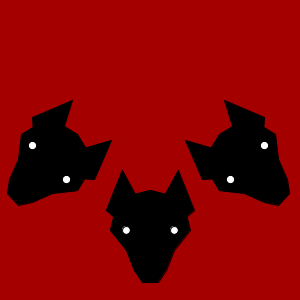
Frame 1 (no input)
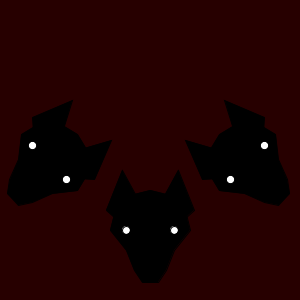
Frame 60 (the mouse pressed at the canvas centre just before this capture)
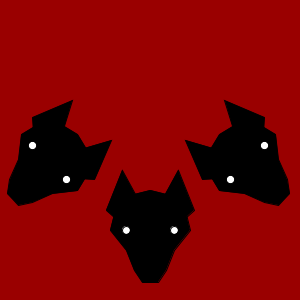
Frame 120 (the mouse held since frame 60 and released just before this capture)

The Processing sketch that drew these frames (run headless with seeded random() and noise(); from frame 60 on, the mouse is pressed at the canvas centre):

// Processing sketch: processing_73916
// ── processing_73916.pde

//globals
int x, y;
int scale = 3;
ArrayList coordinates = new ArrayList();

void setup() {
  size(300, 300);
  smooth(8);
}

void draw() {
  int red = (int) random(0,255);
  background(red,0,0);
  drawStamp(width/2, height/2+80, 4);
  pushMatrix();
  rotate(PI/4);
  drawStamp(width/2, height/2-70, 4);
  popMatrix();
  pushMatrix();
  rotate(-PI/4);
  drawStamp(width/2-90, height/2+140, 4);
  popMatrix();
}

void drawStamp(int x, int y, int scale) {
  fill(0);

  beginShape();
  vertex(x, y-10*scale);
  vertex(x+8*scale, y-8*scale);
  vertex(x+10*scale, y);
  vertex(x+6*scale, y+5*scale);
  vertex(x+4*scale, y+10*scale);
  vertex(x+2*scale, y+13*scale);
  //
  vertex(x-2*scale, y+13*scale);
  vertex(x-4*scale, y+10*scale);
  vertex(x-6*scale, y+5*scale);
  vertex(x-10*scale, y);
  vertex(x-8*scale, y-8*scale);
  vertex(x, y-10*scale);
  endShape(CLOSE);

  beginShape();
  vertex(x+2*scale, y-7*scale);
  vertex(x+1*scale, y-4*scale);
  vertex(x+7*scale, y-15*scale);
  vertex(x+11*scale, y-5*scale);
  vertex(x+2*scale, y+3*scale);
  endShape(CLOSE);

  beginShape();
  vertex(x-2*scale, y-7*scale);
  vertex(x-1*scale, y-4*scale);
  vertex(x-7*scale, y-15*scale);
  vertex(x-11*scale, y-5*scale);
  vertex(x-2*scale, y+3*scale);
  endShape();

  fill(255);

  ellipse(x+6*scale, y, 2*scale, 2*scale);
  ellipse(x-6*scale, y, 2*scale, 2*scale);
  
  noFill();
}

void mousePressed() {
  scale = (int) random(1, 5);
  x = mouseX;
  y = mouseY;
  PVector clicked = new PVector(x, y, scale);
  coordinates.add(clicked);
}
